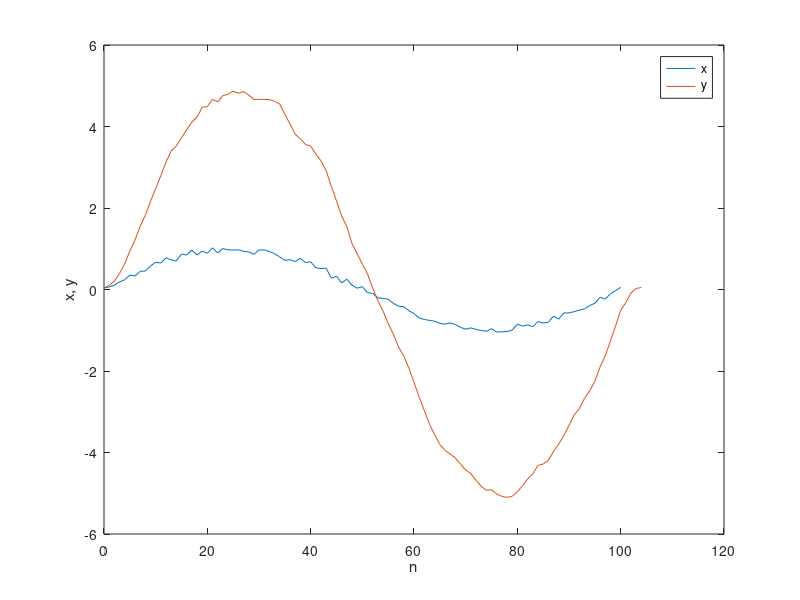

This chart was generated by the following MATLAB code:
% ch02/assessment_problem_43.m

x = sin(2 * pi * 0.01 * (0 : 100)) + 0.05 * randn(1, 101);
h = ones(1, 5);
y = conv(h, x);

printf('Ay - Ah Ax = %d - %d = %d\n', sum(y), sum(x) * sum(h), ...
       sum(y) - sum(x) * sum(h));
plot(0 : 100, x, 0 : (100 + 5 - 1), y);
legend('x', 'y'); xlabel('n'); ylabel('x, y');
